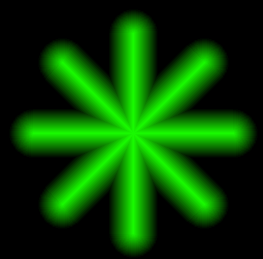

Here is the Python script that generated this plot:
"""
  漂亮米.py
  注意亮度为0.5的时候最鲜艳
  本程序需要coloradd模块支持,安装方法:
  pip install coloradd
  技术支持微信scartch8,QQ:406273900
  程序运行需要很长时间,请耐心等待。
  可以把窗口最小化,然后就能以更快的速度画完。
"""
import turtle
from coloradd import lightset

def draw米():
    for _ in range(8):
        turtle.fd(100)
        turtle.bk(100)
        turtle.right(45)
   
        
turtle.colormode(255)             # 设定颜色模式为255 
turtle.bgcolor('black')           # 设定背景颜色为黑
turtle.hideturtle()               # 隐藏海龟
turtle.delay(0)                   # 设定绘画延时为0毫秒
turtle.speed(0)                   # 设定移动速度为0(最快)

ys = (15,150,0)
for r in range(50,0,-1):
    turtle.pensize(r)             # 画笔越来越细
    c = lightset(ys,0.5-r/100)    # 亮度越来越高
    turtle.color(c)               # 把c设为海龟颜色
    draw米()

turtle.done()                     # 事件循环
